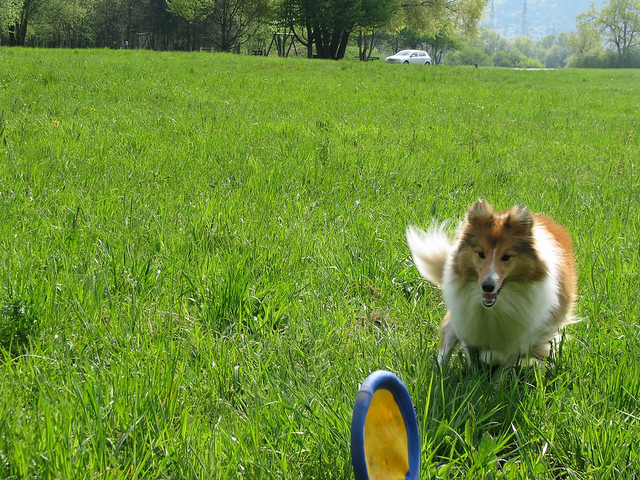
%> input picture matlab/COCO.jpg, 640 x 480 px
$ octave --eval "result = saliencyAlgorithm(imread('COCO.jpg'));"   (GNU Octave 9; MATLAB toolbox functions it lacks are replaced by stand-ins)
%> lines starting %> are read from the running program, lines starting %| are printed output that depends on the picture
### matlab/utils/gabor_filter.m
function gf = gabor_filter(bw, theta, lambda, psi, gamma)
% this function generate gabor filter kernel with corresponding parameters
% as input.
%
% INPUT:
%   bw: bandwidth
%   theta: orientation
%
% OUTPUT:
%   gf: gabor filter kernel
%
% if not provide advanced paramter sets

if nargin < 3
    lambda = 4;
    psi = 0;
    gamma = 0.5;
end

sigma = lambda/pi*sqrt(log(2)/2)*(2^bw+1)/(2^bw-1);
sigma_x = sigma;
sigma_y = double(sigma)/gamma;

% bounding box
sz=fix(8*max(sigma_y,sigma_x));
if mod(sz,2)==0, sz=sz+1;end
[x, y]=meshgrid(-fix(sz/2):fix(sz/2),fix(sz/2):-1:fix(-sz/2));

% [10 lines of commented-out code are left out]
x_theta=x*cos(theta)+y*sin(theta);
y_theta=-x*sin(theta)+y*cos(theta);

gf=exp(-0.5*(x_theta.^2/sigma_x^2+y_theta.^2/sigma_y^2)).*cos(2*pi/lambda*x_theta+psi);
end

### matlab/utils/local_maxima.m
function result = local_maxima(image,range)

if isempty(range) == 1
    range = [0 10];
end

image = scale_normalize(image,range);
maximal = max(max(image));
minimal = min(min(image));
threshold = (maximal - minimal)/10 + minimal;
idx = imregionalmax(image);
idx = idx & (image >= threshold);
avg = mean(image(idx(:)));
num = numel(image(idx(:)));

if (num > 1)
  result = image * (max(range) - avg)^2;
elseif (num == 1)
  result = image * max(range)^2;
else
  error('Could not find any local maxima.');
end

### matlab/saliencyAlgorithm.m
%% Implement the Itti saliency algorithm with your improvements
function saliencyMap = saliencyAlgorithm(image)
% INPUT:
%   image: original input single image
% OUTPUT:
%   saliencyMap = saliency map generated from input image. size is the 1/16
%   of the original input image.
%

    addpath('utils');

    image = double(image);
    [height, width, ~] = size(image);
%> height = 480; width = 640

    % saliencyMap = zeros(height, width);
    Map.original_image = image;
    Map.original_height = height;
%> Map.original_height = 480
    Map.original_width = width;
%> Map.original_width = 640
    Map.bandwidth = 2;  % tunable, little effect
    Map.garbor_orientations = [0,45,90,135];
    Map.features = {'intensity', 'color', 'orientation'};
    % your code here
    %% 1. linear filtering (color, intensity, orientation)

    % I.seperate color channel
    red_channel = image(:,:,1);
    green_channel = image(:,:,2);
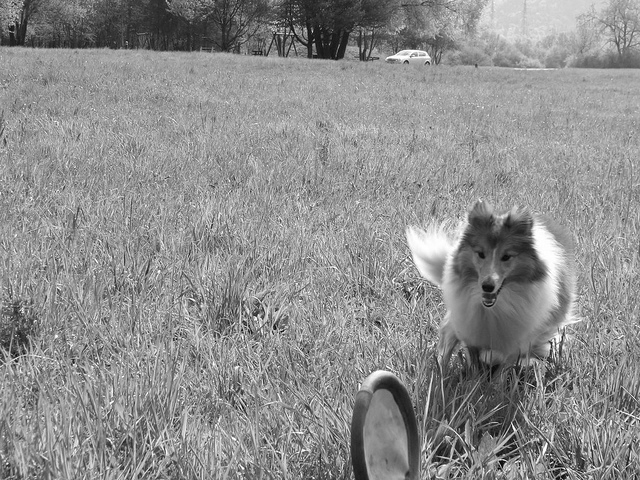
%> green_channel: size 480x640 double; min 0, max 255, mean 141.8
    blue_channel = image(:,:,3);
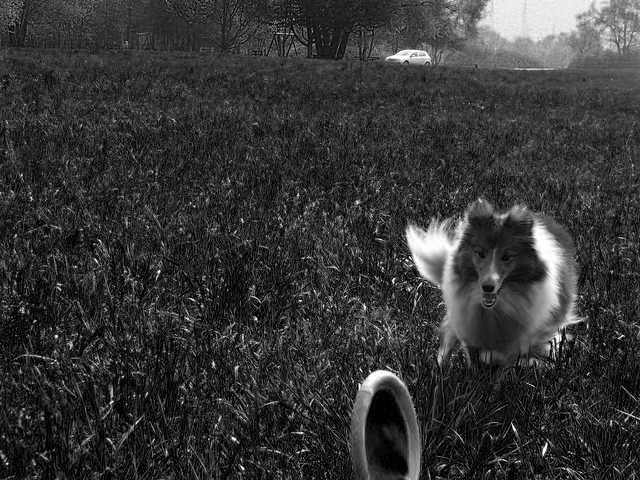
%> blue_channel: size 480x640 double; min 0, max 255, mean 54.2

    % II.obtain intensity image and broadly-tuned color channels
    I0 = red_channel/3 + green_channel/3 + blue_channel/3;   % intensity
    R0 = red_channel - 0.5 * (green_channel + blue_channel);
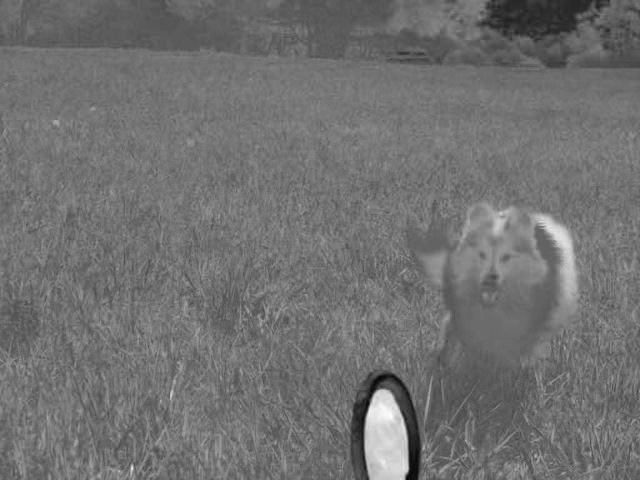
%> R0: size 480x640 double; min -84.5, max 131, mean 11; drawn with min black and max white
    G0 = green_channel - 0.5 * (red_channel + blue_channel);
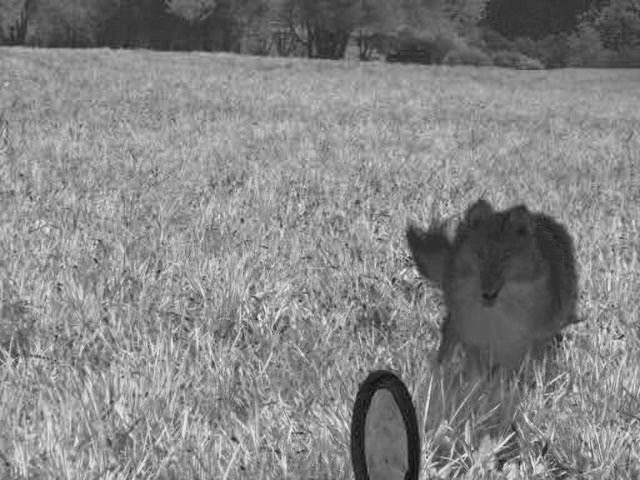
%> G0: size 480x640 double; min -33, max 145, mean 60.2; drawn with min black and max white
    B0 = blue_channel - 0.5 * (red_channel + green_channel);
    Y0 = 0.5 * (red_channel + green_channel) - 0.5 * abs(red_channel - green_channel) - blue_channel;
    % negative values are set to zero
    R0 = max(R0, 0);
    G0 = max(G0, 0);
    B0 = max(B0, 0);
    Y0 = max(Y0, 0);
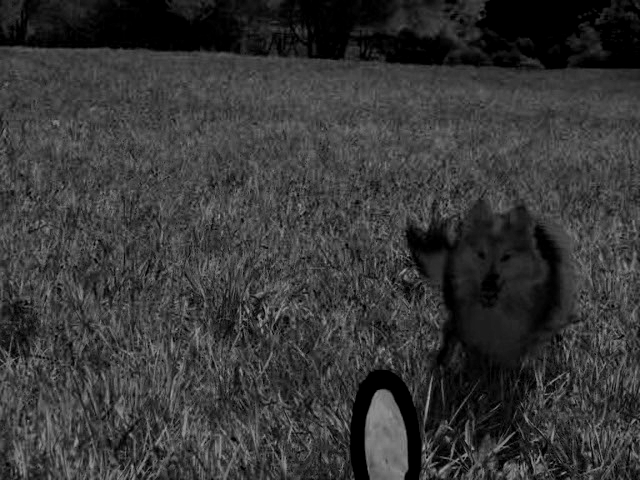
%> Y0: size 480x640 double; min 0, max 165, mean 55.3

    % III.obtain gabor filters for four directions
    for orient = Map.garbor_orientations
        Map.garbor_filters = gabor_filter(Map.bandwidth, orient);
    end;
%> this loop made 4 passes
%> orient on passes 2 to 4: 45, 90, 135
%> after the loop, Map = {original_height 480, original_width 640, bandwidth 2, garbor_orientations [0 45 90 135]}

    % IV.create feature pyramid space
    Map.intensity = cell(9,1); % Create a list of downsampled intensity feature map
    Map.color = cell(9, 4);    % Create a list of downsampled color feature map
                               % Columns are R,G,B,Y channels respecitvely
    Map.orientation = cell(9,4); % Create a list of downsampled orientation feature map
                                 % Columns are orentation from 0~135 degrees
                                 % respectively
    % V.create pyramids
    for i = 1:9
        % append
        Map.intensity{i} = I0;
        Map.color{i,1} = R0;
        Map.color{i,2} = G0;
        Map.color{i,3} = B0;
        Map.color{i,4} = Y0;
        Map.orientation{i,1} = imfilter(I0, Map.garbor_filters(1));
        Map.orientation{i,2} = imfilter(I0, Map.garbor_filters(2));
        Map.orientation{i,3} = imfilter(I0, Map.garbor_filters(3));
        Map.orientation{i,4} = imfilter(I0, Map.garbor_filters(4));
        % update to next level
        I0 = impyramid(I0, 'reduce');
        R0 = impyramid(R0, 'reduce');
        G0 = impyramid(G0, 'reduce');
        B0 = impyramid(B0, 'reduce');
        Y0 = impyramid(Y0, 'reduce');
    end
%> this loop made 9 passes
%> (I0, R0, G0, B0, Y0) on passes 8 to 9: ([89.18 91.89 128.3; 95.13 99.68 107], [7.72 7.87 8.09; 11.88 13.22 13.79], [48.02 44.67 38.95; 69.23 63.97 51.15], [0.119 1.04 6.35; 0.0424 0.638 1.56], [40.94 37.88 33.54; 61.29 58.73 49.01]), ([93.77 112.9], [9.2 9.74], [52.92 45.49], [0.598 3.57], [46.02 40.44])
%> pass 1, in saliencyAlgorithm, `I0 = impyramid(I0, 'reduce');`:
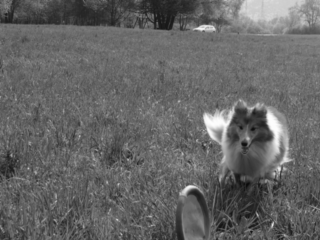
%> I0: size 240x320 double; min 10.66, max 254, mean 101.7
%> pass 1, in saliencyAlgorithm, `B0 = impyramid(B0, 'reduce');`:
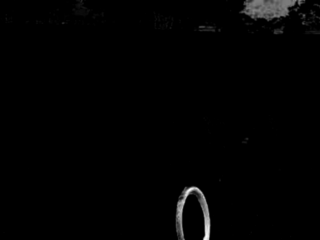
%> B0: size 240x320 double; min 0, max 92.15, mean 1; drawn with min black and max white

    %% 2. center-surround difference and normalization
    % I. Prepare intensity, color, orientation feature maps
    I_maps = cell(6,1);
    RG_maps = cell(6,1);
    BY_maps = cell(6,1);
    orientation_maps = cell(4,6);

    % II. center surround
    % Regularize all feature maps to level 5 (sigma = 4)
    i = 0;
    sz = [Map.original_height/16, Map.original_width/16];
%> sz = [30 40]
    for c = [3,4,5]
        for delta = [3,4]
            i = i + 1;
            s = c + delta;
            % Intensity
            I_maps{i} = abs(imresize(Map.intensity{c}, sz, 'nearest') - imresize(Map.intensity{s}, sz, 'nearest'));
            % Color : R-1 G-2 B-3 Y-4
            c_map = imresize(Map.color{c,1} - Map.color{c,2}, sz, 'nearest');
            s_map = imresize(Map.color{s,2} - Map.color{s,1}, sz, 'nearest');
            RG_maps{i} = abs(c_map - s_map);
            c_map = imresize(Map.color{c,3} - Map.color{c,4}, sz, 'nearest');
            s_map = imresize(Map.color{s,4} - Map.color{s,3}, sz, 'nearest');
            BY_maps{i} = abs(c_map - s_map);
            % Orientation Maps
            orientation_maps{1, i} = abs(imresize(Map.orientation{c, 1},sz,'nearest') - imresize(Map.orientation{s, 1}, sz, 'nearest'));
            orientation_maps{2, i} = abs(imresize(Map.orientation{c, 2},sz,'nearest') - imresize(Map.orientation{s, 2}, sz, 'nearest'));
            orientation_maps{3, i} = abs(imresize(Map.orientation{c, 3},sz,'nearest') - imresize(Map.orientation{s, 3}, sz, 'nearest'));
            orientation_maps{4, i} = abs(imresize(Map.orientation{c, 4},sz,'nearest') - imresize(Map.orientation{s, 4}, sz, 'nearest'));
        end
    end
%> after the loop, BY_maps = 6 items; I_maps = 6 items; RG_maps = 6 items; i = 6; orientation_maps = 24 items


    %% 3. across-scale combinations and normalization
    % create conspicuity maps
    conspicuity_intensity = zeros(sz);
%> conspicuity_intensity: size 30x40 double; every value is 0
    conspicuity_color = zeros(sz);
    conspicuity_orient0 = zeros(sz);
    conspicuity_orient45 = zeros(sz);
    conspicuity_orient90 = zeros(sz);
    conspicuity_orient135 = zeros(sz);
    % combine across-scale normalized feature maps
    for level = 1: length(I_maps)
        conspicuity_intensity = conspicuity_intensity + local_maxima(I_maps{i}, [0,10]);
        conspicuity_color = conspicuity_color + local_maxima(RG_maps{i}, [0,10]) + local_maxima(BY_maps{i}, [0,10]);
        conspicuity_orient0 = conspicuity_orient0 + local_maxima(orientation_maps{1,level}, [0,10]);
        conspicuity_orient45 = conspicuity_orient45 + local_maxima(orientation_maps{2,level}, [0,10]);
        conspicuity_orient90 = conspicuity_orient90 + local_maxima(orientation_maps{3,level}, [0,10]);
        conspicuity_orient135 = conspicuity_orient135 + local_maxima(orientation_maps{4,level}, [0,10]);
    end
%> this loop made 1 pass
%> the run ends on the next line
    % combine orientation of four directions
    conspicuity_orientation = local_maxima(conspicuity_orient0, [0,10]) + ...
                              local_maxima(conspicuity_orient45, [0,10]) + ...
                              local_maxima(conspicuity_orient90, [0,10]) + ...
                              local_maxima(conspicuity_orient135, [0,10]);


    %% 4. linear combination
    saliency_map = local_maxima(conspicuity_intensity, [0,10])/3 + ...
                   local_maxima(conspicuity_color,[0,10])/3 + ...
                   local_maxima(conspicuity_orientation, [0,10])/3;
    saliencyMap = saliency_map;
end
